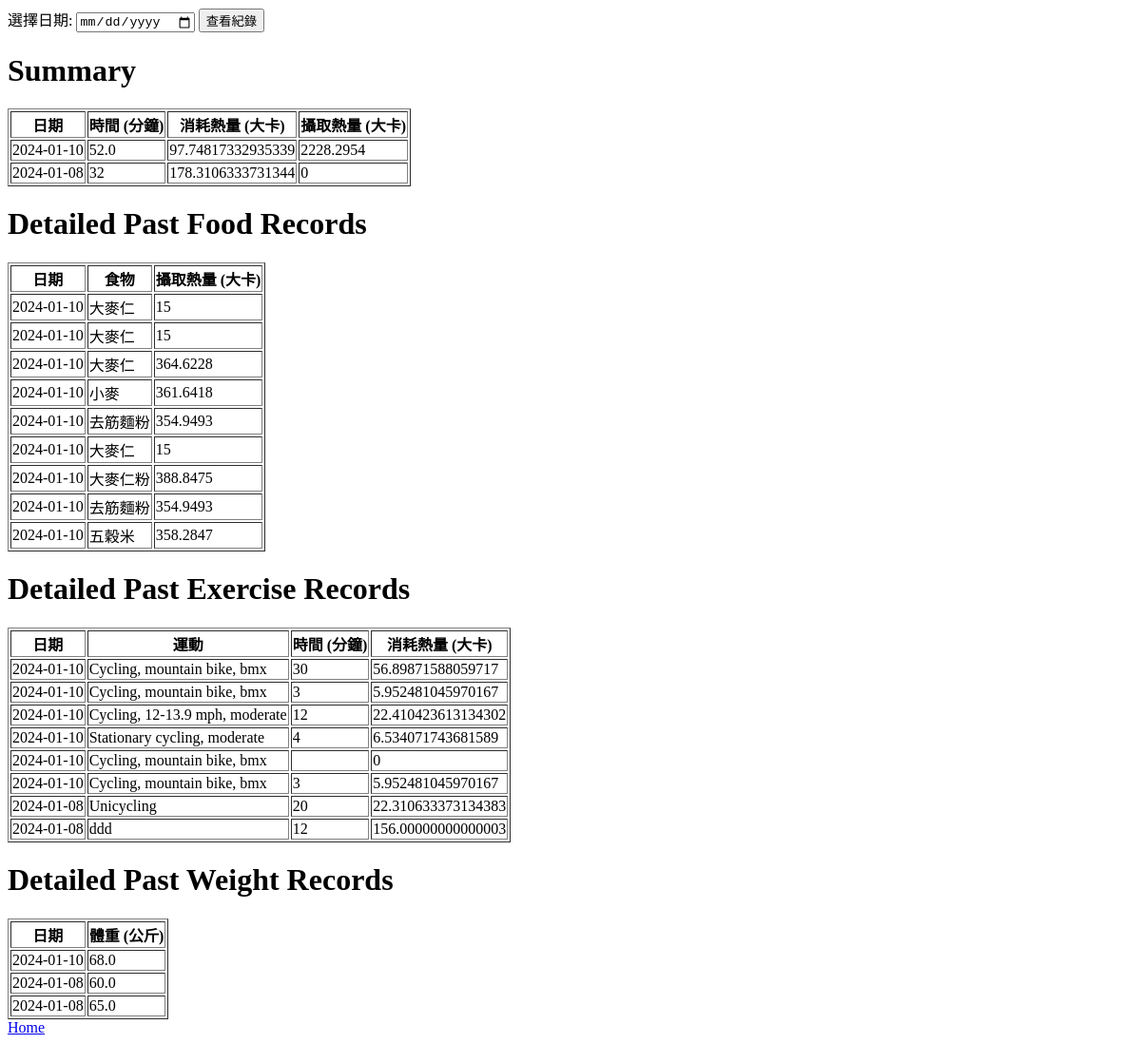
The page /view_past_week_records?user_id=6 on the database as committed earlier.
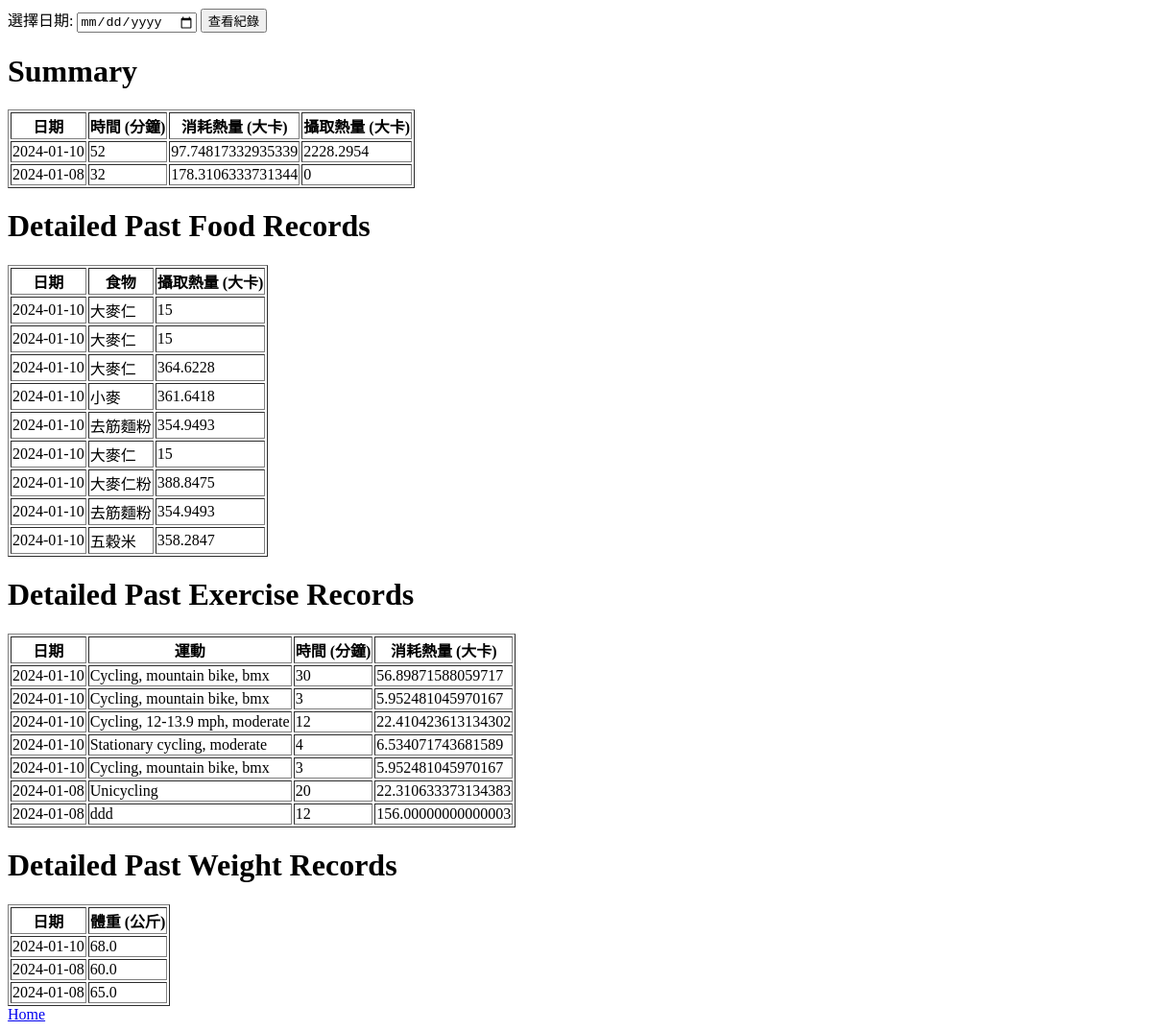
The same page on the database as committed later.
### app.py (models this page shows)
class UserCaloriesRecord(db.Model):
    id = db.Column(db.Integer, primary_key=True)
    date = db.Column(db.Date, default=datetime.utcnow, nullable=False)
    food_id = db.Column(db.Integer, db.ForeignKey('food.id'), nullable=False)
    calories_ingest = db.Column(db.Integer, nullable=False)
    user_id = db.Column(db.Integer, db.ForeignKey('user.id'), nullable=False)

class Food(db.Model):
    id = db.Column(db.Integer, primary_key=True, autoincrement=True)
    name = db.Column(db.String(255), nullable=False, unique=True)

class UserExerciseRecord(db.Model):
    id = db.Column(db.Integer, primary_key=True)
    user_id = db.Column(db.Integer, db.ForeignKey('user.id'), nullable=False)
    date = db.Column(db.Date, default=datetime.utcnow, nullable=False)
    activity_id = db.Column(db.Integer, db.ForeignKey('activity.id'), nullable=False)
    time = db.Column(db.Integer, nullable=False)
    calories_consumption = db.Column(db.Integer, nullable=False)

class Activity(db.Model):
    id = db.Column(db.Integer, primary_key=True)
    name = db.Column(db.String(255), nullable=False, unique=True)
    calories_per_kg = db.Column(db.Float, nullable=False)

class WeightRecord(db.Model):
    id = db.Column(db.Integer, primary_key=True)
    user_id = db.Column(db.Integer, db.ForeignKey('user.id'), nullable=False)
    date = db.Column(db.Date, default=datetime.utcnow, nullable=False)
    weight = db.Column(db.Float, nullable=False)

### app.py (the view)
@app.route('/view_past_week_records', methods=['GET'])
def view_past_week_records():
    user_id = request.args.get('user_id')
    selected_date = request.args.get('selectedDate')  # 新增取得選擇的日期
    if selected_date:
        selected_date = datetime.utcnow().date() - datetime.strptime(selected_date, '%Y-%m-%d').date()
    else:
        selected_date = datetime.utcnow().date() - timedelta(days=7)
    activity_alias = aliased(Activity)
    food_record_by_date = (
        db.session.query(
            UserCaloriesRecord.date,
            func.sum(UserCaloriesRecord.calories_ingest).label('total_calories_ingest')
        )
        .filter(UserCaloriesRecord.user_id == user_id)
        .filter(UserCaloriesRecord.date >= selected_date)
        .group_by(UserCaloriesRecord.date)
        .order_by(UserCaloriesRecord.date.desc())
        .all()
    )
    exercise_record_by_date = (
        db.session.query(
            UserExerciseRecord.date,
            func.sum(UserExerciseRecord.time).label('total_time'),
            func.sum(UserExerciseRecord.calories_consumption).label('total_calories_consumption')
        )
        .filter(UserExerciseRecord.user_id == user_id)
        .filter(UserExerciseRecord.date >= selected_date)
        .group_by(UserExerciseRecord.date)
        .order_by(UserExerciseRecord.date.desc())
        .all()
    )
    join_records = []
    for date in set(record.date for record in exercise_record_by_date):
        total_time = sum(record.total_time for record in exercise_record_by_date if record.date == date)
        total_calories_consumption = sum(record.total_calories_consumption for record in exercise_record_by_date if record.date == date)
        total_calories_ingest = sum(record.total_calories_ingest for record in food_record_by_date if record.date == date)
        join_records.append({'date': date, 'total_time': total_time, 'total_calories_consumption': total_calories_consumption, 'total_calories_ingest': total_calories_ingest})
    join_records = sorted(join_records, key=lambda x: x['date'], reverse=True)
    detailed_weight_records = (
        db.session.query(
            WeightRecord.date,
            WeightRecord.weight
        )
        .filter(WeightRecord.user_id == user_id)
        .filter(WeightRecord.date >= selected_date)
        .order_by(WeightRecord.date.desc())
        .all()
    )
    detailed_food_records = (
        db.session.query(
            UserCaloriesRecord.date,
            Food.name,
            UserCaloriesRecord.calories_ingest,
        )
        .join(Food, UserCaloriesRecord.food_id == Food.id)
        .filter(UserCaloriesRecord.user_id == user_id)
        .filter(UserCaloriesRecord.date >= selected_date)
        .order_by(UserCaloriesRecord.date.desc())
    )
    detailed_exercise_records = (
        db.session.query(
            UserExerciseRecord.date,
            activity_alias.name,
            UserExerciseRecord.time,
            UserExerciseRecord.calories_consumption
        )
        .join(activity_alias, UserExerciseRecord.activity_id == activity_alias.id)
        .filter(UserExerciseRecord.user_id == user_id)
        .filter(UserExerciseRecord.date >= selected_date)
        .order_by(UserExerciseRecord.date.desc())
        .all()
    )
    return render_template('view_past_week_records.html',
                           user_id=user_id,
                           join_records=join_records,
                           detailed_exercise_records=detailed_exercise_records,
                           detailed_food_records=detailed_food_records,
                           detailed_weight_records=detailed_weight_records,
                           )

### templates/view_past_week_records.html (shortened to what this page needs)
<!DOCTYPE html>
<html lang="en">
<head>
</head>
<body onload="fetchPastRecords()">
    <form id="dateForm">
        <label for="selectedDate">選擇日期:</label>
        <input type="date" id="selectedDate" name="selectedDate">
        <button type="button" onclick="getRecords()">查看紀錄</button>
    </form>
    <h1>Summary</h1>
    <table id="userWeekRecordTable" border="1">
        <tr>
            <th>日期</th>
            <th>時間 (分鐘)</th>
            <th>消耗熱量 (大卡)</th>
            <th>攝取熱量 (大卡)</th>
        </tr>
        {% for record in join_records %}
        <tr>
            <td>{{ record['date'] }}</td>
            <td>{{ record['total_time'] }}</td>
            <td>{{ record['total_calories_consumption'] }}</td>
            <td>{{ record['total_calories_ingest'] }}</td>
        </tr>
        {% endfor %}
    </table>
    <h1>Detailed Past Food Records</h1>
    <table id="userDetailedFoodRecordTable" border="1">
        <tr>
            <th>日期</th>
            <th>食物</th>
            <th>攝取熱量 (大卡)</th>
        </tr>
        {% for record in detailed_food_records %}
        <tr>
            <td>{{ record.date }}</td>
            <td>{{ record.name }}</td>
            <td>{{ record.calories_ingest }}</td>
        </tr>
        {% endfor %}
    </table>
    <h1>Detailed Past Exercise Records</h1>
    <table id="userDetailedExerciseRecordTable" border="1">
        <tr>
            <th>日期</th>
            <th>運動</th>
            <th>時間 (分鐘)</th>
            <th>消耗熱量 (大卡)</th>
        </tr>
        {% for record in detailed_exercise_records %}
        <tr>
            <td>{{ record.date }}</td>
            <td>{{ record.name }}</td>
            <td>{{ record.time }}</td>
            <td>{{ record.calories_consumption }}</td>
        </tr>
        {% endfor %}
    </table>
    <h1>Detailed Past Weight Records</h1>
    <table id="userDetailedWeightRecordTable" border="1">
        <tr>
            <th>日期</th>
            <th>體重 (公斤)</th>
        </tr>
        {% for record in detailed_weight_records %}
        <tr>
            <td>{{ record.date }}</td>
            <td>{{ record.weight }}</td>
        </tr>
        {% endfor %}
    </table>
    <a href="{{ url_for('user_home', user_id=user_id) }}">Home</a>
</body>
</html>

Rows that differ between the two databases and show on the page:
removed UserExerciseRecord: date "2024-01-10", name "Cycling, mountain bike, bmx", calories_consumption "0"
Other text that changed with them:
new list line: "2024-01-10 52 97.74817332935339 2228.2954"
list line gone: "2024-01-10 52.0 97.74817332935339 2228.2954"
